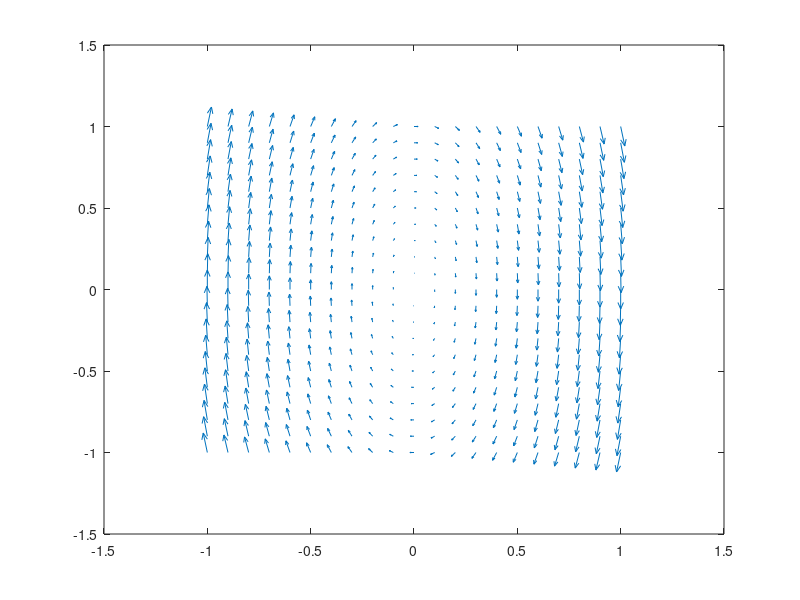

Recreate this plot in MATLAB.
clc; format compact; close all; clear;
    
    [x1, x2] = meshgrid(-1 : 0.1 : 1, -1 : 0.1 : 1);
    
    x1dot = x2;
    x2dot = -6*x1;
    
    quiver(x1, x2, x1dot, x2dot);